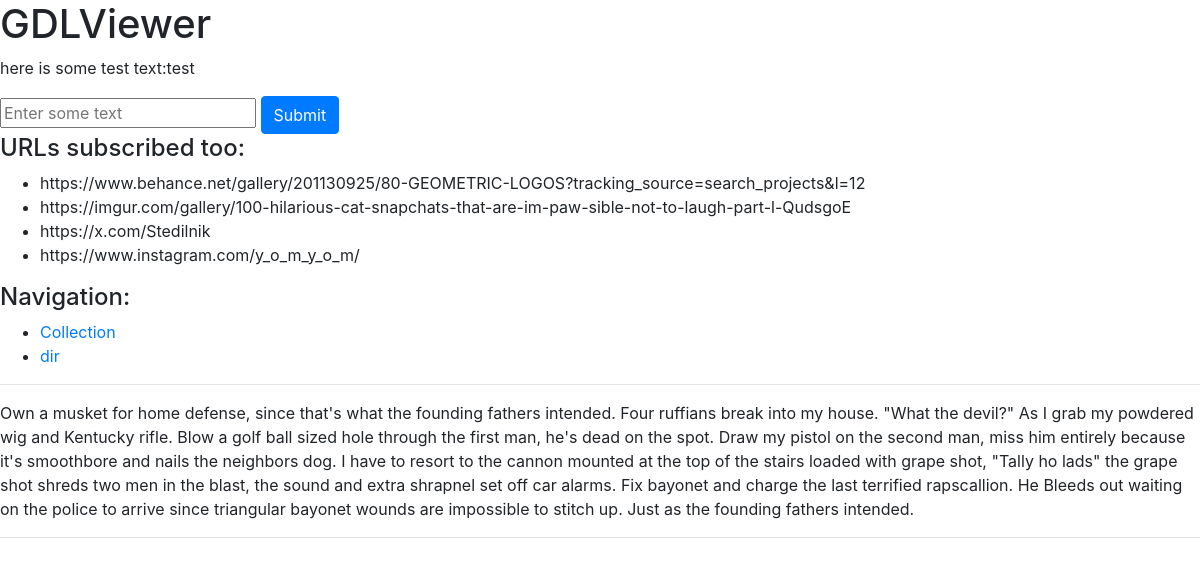
Before: / with the older database file.
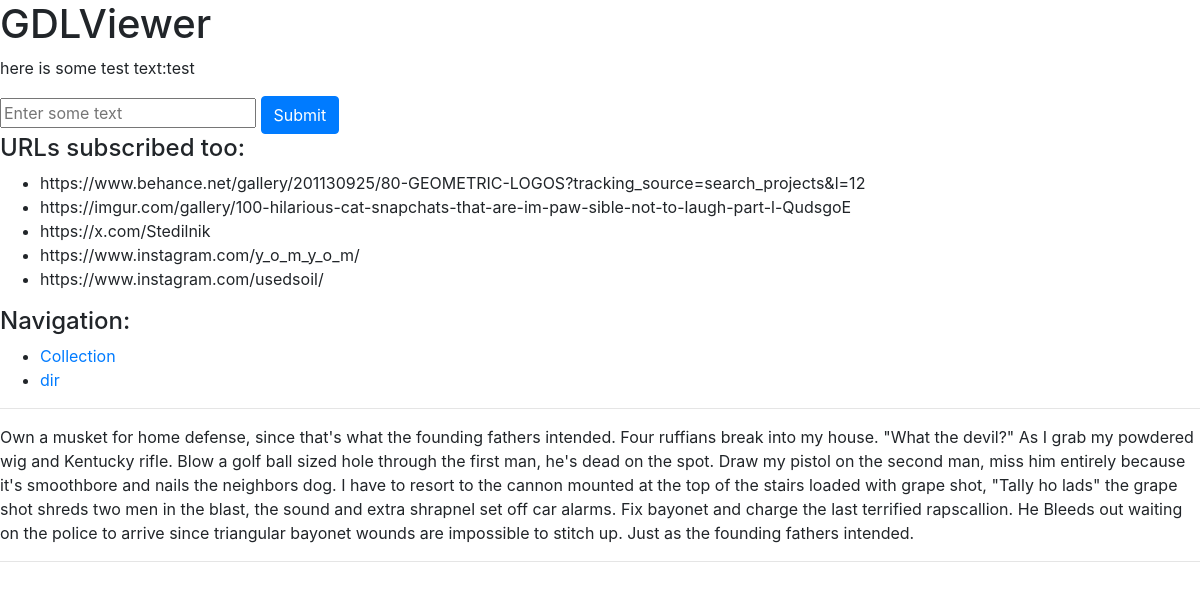
After: the same page with the newer database file.
### homepage/models.py (models this page shows)
class URL(models.Model):
    url = models.CharField(max_length=2048)
    def __str__(self):
        return self.url
    class Meta:
        verbose_name = 'URL'
        verbose_name_plural = 'URLs'
        db_table = 'URL'

### homepage/views.py (the view)
# urls.py: path("", views.index, name="index"),
def index(request):
    test = "test"
    context = {
        'test': test
    }
    urls = URL.objects.all()
    context['urls'] = urls
    return render(request, 'home.html',context)

### templates/home.html (shortened to what this page needs)
<!DOCTYPE html>
<html>
<head>
    <link rel="stylesheet" href="https://maxcdn.bootstrapcdn.com/bootstrap/4.0.0/css/bootstrap.min.css">
</head>
<body>
    <header>
        <h1>GDLViewer</h1>
    </header>
    <p>here is some test text:{{test}}</p>
    <div>
        <form id="exampleForm" hx-post="{% url 'buttontest' %}" hx-target="#response" hx-swap="innerHTML">
            <input type="text" id="exampleInput" name="example_input" placeholder="Enter some text">
            <button type="submit" class="btn btn-primary">Submit</button>
        </form>
    </div>
    <div>
        <h4>URLs subscribed too:</h4>
        <ul>
            {% for url in urls %}
                <li>{{ url}}</li>
            {% endfor %}
        </ul>
    </div>
    <nav>
        <h4>Navigation:</h4>
        <ul>
            <li><a href="collection/">Collection</a></li>
            <li><a href="dir/">dir</a></li>
        </ul>
    </nav>
    <footer>
        <hr>
        <marquee>Own a musket for home defense, since that's what the founding fathers intended. Four ruffians break into my house. "What the devil?" As I grab my powdered wig and Kentucky rifle. Blow a golf ball sized hole through the first man, he's dead on the spot. Draw my pistol on the second man, miss him entirely because it's smoothbore and nails the neighbors dog. I have to resort to the cannon mounted at the top of the stairs loaded with grape shot, "Tally ho lads" the grape shot shreds two men in the blast, the sound and extra shrapnel set off car alarms. Fix bayonet and charge the last terrified rapscallion. He Bleeds out waiting on the police to arrive since triangular bayonet wounds are impossible to stitch up. Just as the founding fathers intended.</marquee>
        <hr>
    </footer>
</body>
</html>

Changed rows visible on the page:
added URL: url "https://www.instagram.com/usedsoil/"
